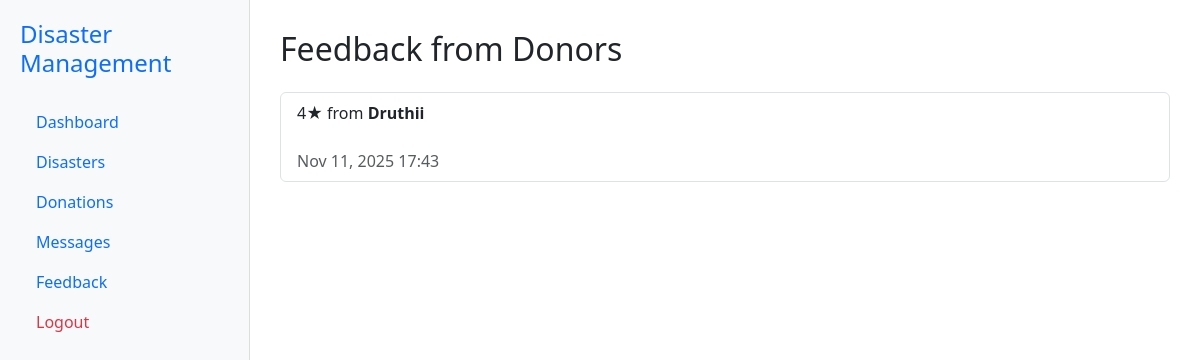
Screenshot of /organiser/feedback/ (signed in) with the database file from the repository.
### core/models.py (models this page shows, shortened)
class Feedback(models.Model):
    donor = models.ForeignKey(settings.AUTH_USER_MODEL, on_delete=models.CASCADE)
    organiser = models.ForeignKey(settings.AUTH_USER_MODEL, on_delete=models.CASCADE, related_name='received_feedback')
    disaster = models.ForeignKey(Disaster, on_delete=models.CASCADE)
    rating = models.IntegerField(choices=[(i, str(i)) for i in range(1, 6)])
    comment = models.TextField(blank=True)
    submitted_at = models.DateTimeField(auto_now_add=True)

class User(AbstractUser):
    ROLE_CHOICES = (
        ('organiser', 'Organiser'),
        ('donor', 'Donor'),
    )
    role = models.CharField(max_length=10, choices=ROLE_CHOICES)
    phone = models.CharField(max_length=15, blank=True)
    profile_picture = models.ImageField(upload_to='profile_pics/', blank=True, null=True)

### core/views.py (the view)
# urls.py: path('organiser/feedback/', views.organiser_feedback, name='organiser_feedback'),
@login_required
def organiser_feedback(request):
    if request.user.role != 'organiser':
        return redirect('dashboard')
    feedbacks = Feedback.objects.filter(organiser=request.user).order_by('-submitted_at')
    return render(request, 'core/organiser_feedback.html', {'feedbacks': feedbacks})

### core/templates/core/organiser_feedback.html (shortened to what this page needs)
<!DOCTYPE html>
<html>
<head>
    <link href="https://cdn.jsdelivr.net/npm/bootstrap@5.3.0/dist/css/bootstrap.min.css" rel="stylesheet">
</head>
<body>
    <div id="sidebar">
        <h4 class="text-primary">Disaster Management</h4>
        <ul class="nav flex-column mt-4">
            <li class="nav-item"><a class="nav-link" href="{% url 'organiser_dashboard' %}">Dashboard</a></li>
            <li class="nav-item"><a class="nav-link" href="{% url 'post_disaster' %}">Disasters</a></li>
            <li class="nav-item"><a class="nav-link" href="#">Donations</a></li>
            <li class="nav-item"><a class="nav-link" href="{% url 'organiser_messages' %}">Messages</a></li>
            <li class="nav-item"><a class="nav-link active" href="{% url 'organiser_feedback' %}">Feedback</a></li>
            <li class="nav-item"><a class="nav-link text-danger" href="{% url 'logout' %}">Logout</a></li>
        </ul>
    </div>
    <div id="main">
        <h2>Feedback from Donors</h2>
        <ul class="list-group mt-4">
            {% for fb in feedbacks %}
                <li class="list-group-item">
                    {{ fb.rating }}★ from <strong>{{ fb.donor.username }}</strong>
                    <br>
                    <br>
                    <span class="text-muted">{{ fb.submitted_at|date:"M d, Y H:i" }}</span>
                </li>
            {% empty %}
                <li class="list-group-item">No feedback received yet.</li>
            {% endfor %}
        </ul>
    </div>
</body>
</html>

### core/templates/core/organiser_feedback.html (style rules this page uses)
body { display: flex; min-height: 100vh; margin: 0; }
#sidebar { width: 250px; background-color: #f8f9fa; padding: 20px; border-right: 1px solid #ddd; }
#main { flex-grow: 1; padding: 30px; }

### rows the page displays
Feedback: rating "4", donor.username "Druthii", submitted_at "Nov 11, 2025 17:43"
